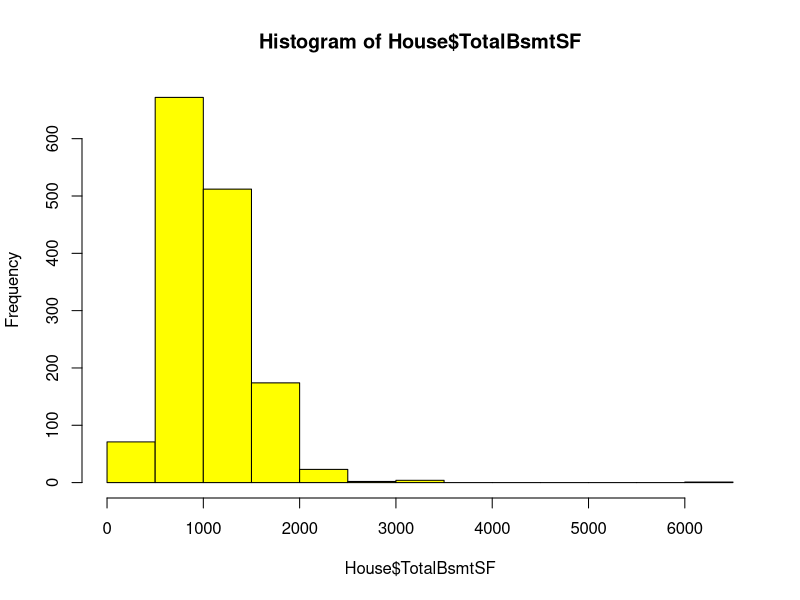
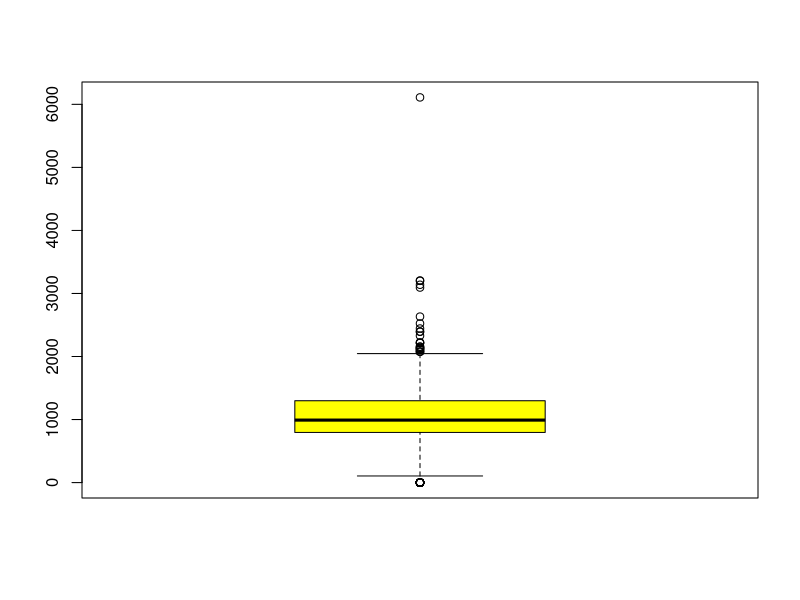
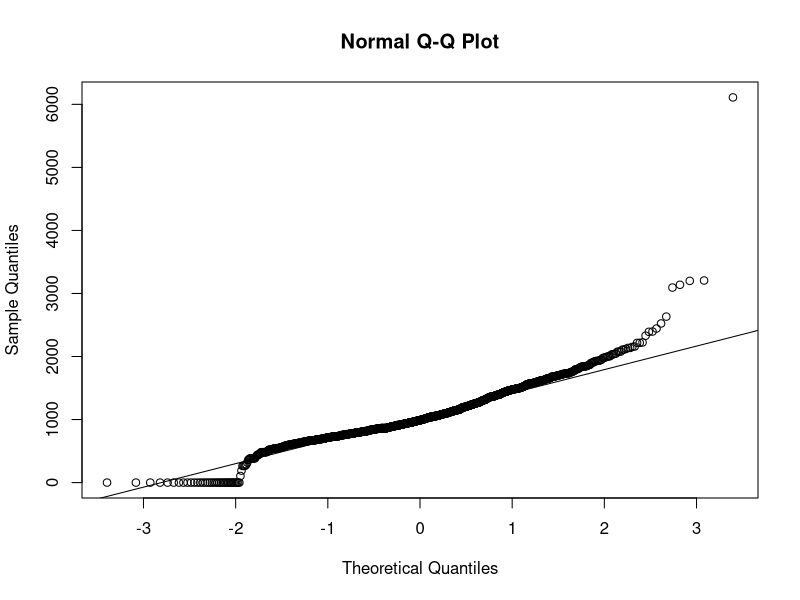
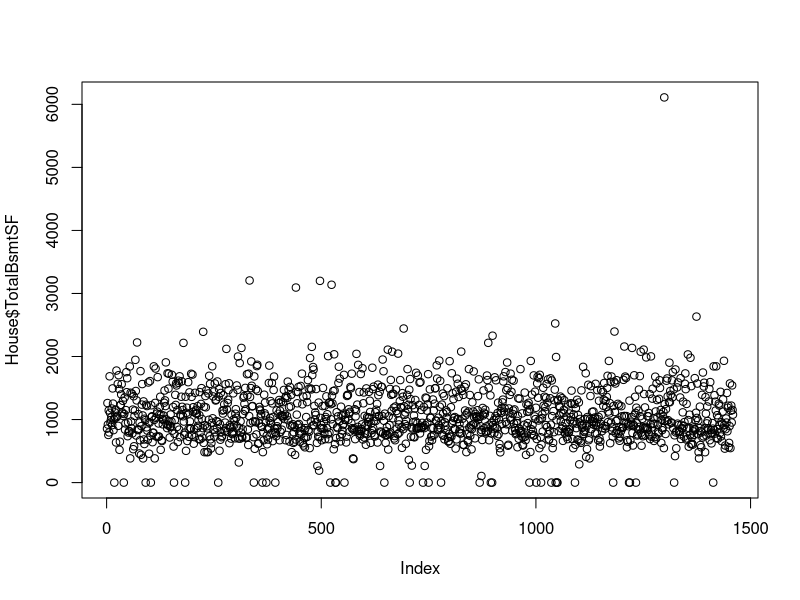
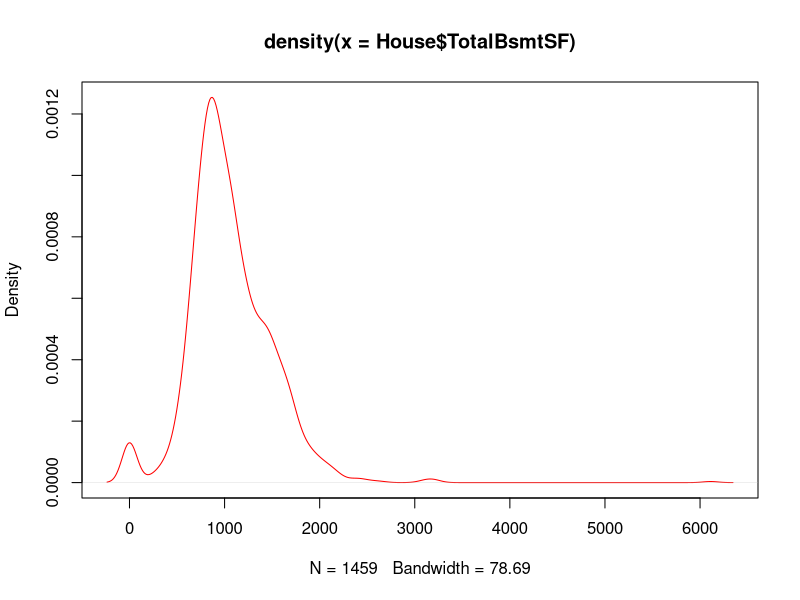
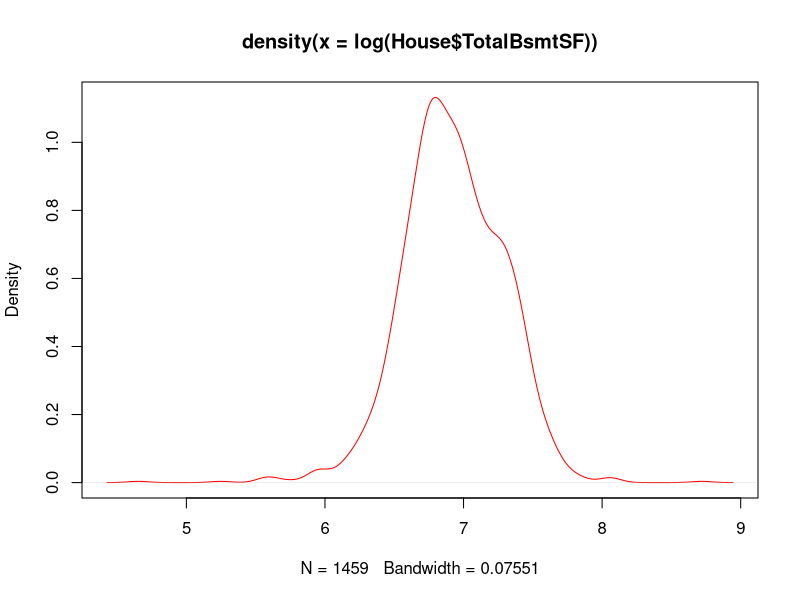
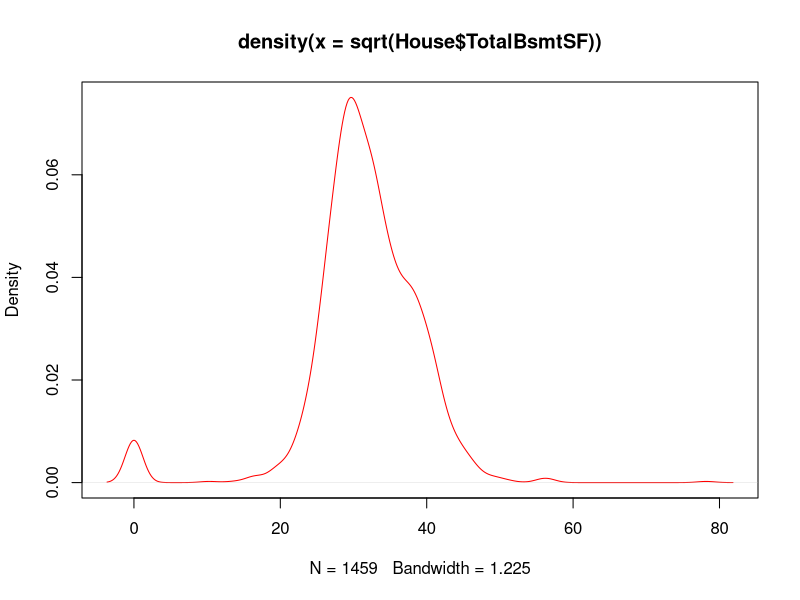
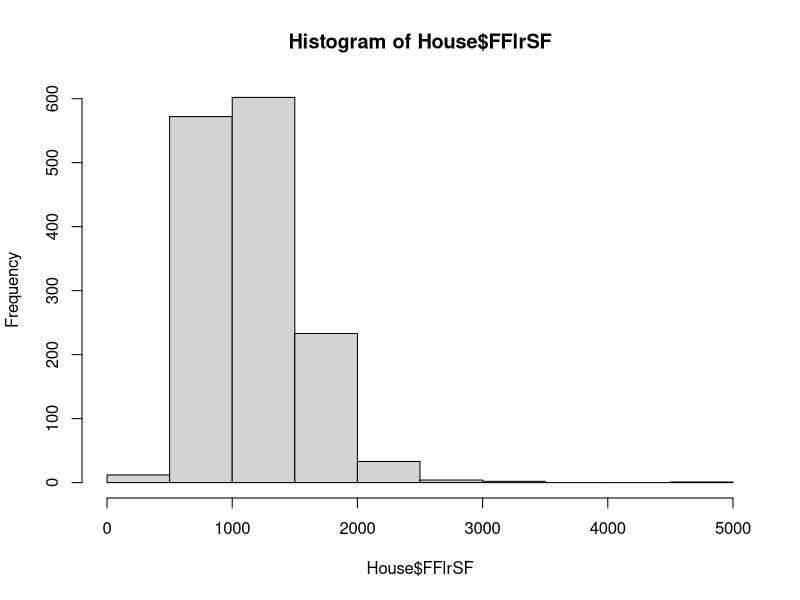

Generate these figures, in order, with R: (Note: this script raises an error after producing the figures.)
## ---- chunk 1
knitr::opts_chunk$set(echo = TRUE)
## ---- chunk 2
#Initial statistics variables exploration with histogram boxplot
House <- read.csv("train.csv")
Test <- read.csv("test.csv")

fitting <- lm(SalePrice ~ TotalBsmtSF+FFlrSF+SFlrSF+YearRemodAdd+YearBuilt+YrSold+WoodDeckSF+GarageArea+PoolArea, data = House)
summary(fitting)

head(House)
hist(House$TotalBsmtSF , col =c('yellow'))
boxplot(House$TotalBsmtSF , col =c('yellow'))
shapiro.test(House$TotalBsmtSF)
qqnorm(House$TotalBsmtSF)
qqline(House$TotalBsmtSF)


plot(House$TotalBsmtSF)
plot(density(House$TotalBsmtSF), col=c('red'))
plot(density(log(House$TotalBsmtSF)),col = c('red'))
plot(density(sqrt(House$TotalBsmtSF)), col= c('red'))

hist(House$FFlrSF)
hist(House$FFlrSF, col =c('green'))
boxplot(House$FFlrSF , col =c('green'))
shapiro.test(House$FFlrSF)
qqnorm(House$FFlrSF)
qqline(House$FFlrSF)

hist(House$SFlrSF)
hist(House$SFlrSF, col =c('blue'))
boxplot(House$SFlrSF, col =c('blue'))
shapiro.test(House$SFlrSF)
qqnorm(House$SFlrSF)
qqline(House$SFlrSF)

hist(House$SalePrice ,col =c('red'))
shapiro.test(House$SalePrice)
qqnorm(House$SalePrice)
qqline(House$SalePrice)

#Depicting the relation between neighborhoot and sale price
plot(House$Neighborhood,House$SalePrice,col= c('pink'))

#Depicting the relationship between finishes upgrade and sale price
plot(House$FullBath, House$SalePrice, col =c('blue'))
plot(House$CentralAir, House$SalePrice, col =c('red'))


lm_house =lm(SalePrice~YearRemodAdd, data=House)

plot(lm_house$fitted.values,lm_house$residuals, xlab="fitted values", ylab="residuals")
qqnorm(lm_house$residuals, ylab="residuals")

## ---- chunk 3
#Mean and deviations
mean.saleprice = mean(House$SalePrice)
sd.saleprice = mean(House$SalePrice)

mean.firstflr = mean(House$FFlrSF)
sd.firstflr = sd(House$FFlrSF)


mean.sflr = mean(House$SFlrSF)
sd.sflr = sd(House$SFlrSF)

mean.bsmtflr = mean(House$TotalBsmtSF)
sd.bsmtflr = sd(House$TotalBsmtSF)

mean.saleprice
sd.saleprice
mean.firstflr
sd.firstflr
mean.sflr
sd.sflr
mean.bsmtflr
sd.bsmtflr
## ---- chunk 4
#Using the t test function to  get confidence intervals with z score 
t.test(House$SalePrice)
t.test(House$TotalBsmtSF,ci =.99)
t.test(House$FFlrSF)
t.test(House$SFlrSF)
## ---- chunk 5
#Find the range of the variables using confidence intervals and z score
print("Sale price z score")
qnorm(.975)

n <- length(House$SalePrice)
n
std.error <- qnorm(.975)*sd.saleprice/sqrt(n)
std.error
lower.limit <- mean.saleprice-std.error
upper.limit <- mean.saleprice +std.error
lower.limit
upper.limit



print("first floor square foot")

qnorm(.975)

n <- length(House$FFlrSF)
n
std.error <- qnorm(.975)*sd.firstflr/sqrt(n)
std.error
lower.limit <- mean.firstflr-std.error
upper.limit <- mean.firstflr+std.error
lower.limit
upper.limit

print("second floor z score")
qnorm(.975)

n <- length(House$SFlrSF)
n
std.error <- qnorm(.975)*sd.sflr/sqrt(n)
std.error
lower.limit <- mean.sflr-std.error
upper.limit <- mean.sflr+std.error
lower.limit
upper.limit


print("basement square footage")

qnorm(.975)

n <- length(House$TotalBsmtSF)
n
std.error <- qnorm(.975)*sd.bsmtflr/sqrt(n)
std.error
lower.limit <- mean.bsmtflr-std.error
upper.limit <- mean.bsmtflr+std.error
lower.limit
upper.limit

## ---- chunk 6
#Finding the correlation coefficient
House = read.csv("train.csv")
cor(House$TotalBsmtSF, House$SalePrice, use ="complete")
cor(House$FFlrSF, House$SalePrice, use="complete")
cor(House$SFlrSF, House$SalePrice, use="complete")



cor((House$TotalBsmtSF+House$FFlrSF+House$SFlrSF), House$SalePrice , use="complete")
cor(House$Fireplaces, House$SalePrice, use= "complete")

dml <- loess( House$SalePrice~House$Fireplaces)
plot(House$Fireplaces, House$SalePrice)
lines(predict(dml), col='blue', lwd=2)
scatter.smooth(House$SalePrice,House$Fireplaces, family = "gaussian", col=c('red'))

dml <- loess( House$SalePrice~House$TotalBsmtSF+House$FFlrSF+House$SFlrSF)
plot(House$TotalBsmtSF+House$FFlrSF+House$SFlrSF, House$SalePrice)
lines(predict(dml), col='blue', lwd=2)
scatter.smooth(House$SalePrice,House$TotalBsmtSF+House$FFlrSF+House$SFlrSF, family = "gaussian", col=c('red'))



cor(House$GarageArea, House$SalePrice, use="complete")

dml <- loess( House$SalePrice~House$GarageArea)
plot(House$GarageArea, House$SalePrice)
lines(predict(dml), col='blue', lwd=2)
scatter.smooth(House$SalePrice,House$GarageArea, family = "gaussian", col=c('yellow'))







cor(House$YearBuilt, House$SalePrice, use="complete")

dml <- loess( House$SalePrice~House$YearBuilt)
plot(House$YearBuilt, House$SalePrice)
lines(predict(dml), col='blue', lwd=2)
scatter.smooth(House$SalePrice,House$YearBuilt, family = "gaussian", col=c('purple'))





cor(House$OverallQual, House$SalePrice, use="complete")


dml <- loess( House$SalePrice~House$OverallQual)
plot(House$OverallQual, House$SalePrice)
lines(predict(dml), col='blue', lwd=2)
scatter.smooth(House$SalePrice,House$OverallQual, family = "gaussian", col=c('green'))





cor(House$GrLivArea, House$SalePrice, use="complete")

cor(House$YearRemodAdd, House$SalePrice, use="complete")
#Finding the highest correlation between the variables, affecting the saleprice 
cor(House$TotalBsmtSF+House$FFlrSF+House$SFlrSF+House$YearRemodAdd+House$YearBuilt+House$YrSold+House$WoodDeckSF+House$GarageArea+House$PoolArea+House$Fireplaces, House$SalePrice , use="complete")

model1 = lm(House$SalePrice~House$TotalBsmtSF+House$FFlrSF+House$SFlrSF+House$YearRemodAdd+House$YearBuilt+House$YrSold+House$WoodDeckSF+House$GarageArea+House$PoolArea)
plot(model1)
summary(model1)


pairs(House$SalePrice~House$TotalBsmtSF+House$FFlrSF+House$SFlrSF+House$YearRemodAdd+House$YearBuilt+House$YrSold+House$WoodDeckSF+House$GarageArea+House$PoolArea , 
   main="Simple Scatterplot Matrix")
plot(  House$TotalBsmtSF,House$SalePrice)

abline(lm(House$SalePrice~House$TotalBsmtSF), col="red") # regression line (y~x) 
lines(lowess(House$SalePrice,House$TotalBsmtSF), col="blue") # lowess line (x,y)

model_sale <- lm(SalePrice~TotalBsmtSF+FFlrSF+SFlrSF, data=House)
unseen <- data.frame(TotalBsmtSF=2000,FFlrSF=1000, SFlrSF=500)
predict(model_sale, unseen)
#finding the fit
summary(model_sale)
## ---- chunk 7
#How Sale price fluctutates over year
qqplot(House$YearBuilt+House$YearRemodAdd, House$SalePrice)
qqplot(House$YrSold, House$SalePrice)
## ---- chunk 8
fit1 <- lm(House$SalePrice ~ House$TotalBsmtSF+House$FFlrSF+House$SFlrSF)
summary(fit1) # display results
confint(fit1) # 95% CI for the coefficients
exp(coef(fit1)) # exponentiated coefficients
exp(confint(fit1)) # 95% CI for exponentiated coefficients
predict(fit1, type="response") # predicted values
residuals(fit1, type="deviance") # r
## ---- chunk 9
House= read.csv("train.csv")
testing = read.csv("test.csv")
training =read.csv("train.csv")
fit <- glm(House$SalePrice ~ House$TotalBsmtSF+House$FFlrSF+House$SFlrSF, family=poisson())
prediction<- predict(fit,data= testing)
output <- cbind(testing, prediction)
output
summary(fit) 

## ---- chunk 10





## ---- chunk 11
#Predictive modeling to output the sale prices of homes in the test data set
#Knn method
#Install all packages when you run on your machine in case of errors
library(caret)
training =read.csv("train.csv")
testing = read.csv("test.csv")
trctrl <- trainControl(method = "repeatedcv", number = 10, repeats = 3)
set.seed(3333)
knn_fit <- train(SalePrice ~ TotalBsmtSF+FFlrSF+SFlrSF+YearRemodAdd+YearBuilt+YrSold+WoodDeckSF+GarageArea+PoolArea
, data = training, method = "knn", trControl=trctrl, preProcess = c("center", "scale"), tuneLength = 10)

 test_pred <- predict(knn_fit, newdata = testing)
 #test_pred
 #Printing the cost prediction on the test data file to a file named test_pred.txt
 
#write.table(test_pred,file="test_pred.txt", sep="\n",row.names= TRUE,col.names=NA)
write.table(test_pred, file="test_prediction.csv")
 plot(test_pred)
 
 
 testfile= read.csv("train.csv")
 mn= lm(SalePrice ~ TotalBsmtSF+FFlrSF+SFlrSF+YearRemodAdd+YearBuilt+YrSold+WoodDeckSF+GarageArea+PoolArea, data=testfile)
 summary(mn)
## ---- chunk 12
 
 library(party)
library(randomForest)
accuracy = lm(test_df$Predicted_Sale_Price~test_df$SalePrice)

fit_model <- randomForest(as.factor(SalePrice) ~ TotalBsmtSF+FFlrSF+SFlrSF+YearRemodAdd+YearBuilt+YrSold+WoodDeckSF+GarageArea+PoolArea,
                      data=training, 
                      importance=TRUE, 
                      ntree=2000)

Prediction <- predict(fit_model, testing)
 submit <- data.frame(Id = testing$Id, SalePrice = Prediction)
 write.csv(submit, file = "firstforestfinal.csv", row.names = FALSE)

 
 acc_RF =lm(test_df$RF_Pred_SP~test_df$SalePrice)
 summary(acc_RF)
 
 modacc = lm(RF_Pred_SP~TotalBsmtSF+FFlrSF+SFlrSF+YearRemodAdd+YearBuilt+YrSold+WoodDeckSF+GarageArea+PoolArea, data=testing)
 summary(modacc)
 

 
## ---- chunk 13

library(gridExtra)
library(scales)
library(corrplot)
library(dplyr)
library(ggplot2)

library(grid)

House = read.csv("train.csv")
House$MSSubClass <- as.factor(House$MSSubClass)
House$BsmtFullBath <- as.factor(House$BsmtFullBath)
House$BsmtHalfBath <- as.factor(House$BsmtHalfBath)
House$HalfBath <- as.factor(House$HalfBath)
House$FullBath <- as.factor(House$FullBath)
House$KitchenAbvGr <- as.factor(House$KitchenAbvGr)
House$MoSold <- as.factor(House$MoSold)
House$YrSold <- as.factor(House$YrSold)
House$Fireplaces <- as.factor(House$Fireplaces)
House$GarageCars <-as.factor(House$GarageCars)


ggplot(data=House, aes(x=SalePrice)) + 
    geom_histogram(color='black', alpha=0.7, fill='yellow') +
    scale_x_continuous(label=dollar) +
    labs(title='Distribution of Sale Price', y='')

# Mean sale price by Neighborhood
House%>% group_by(nbrhd=Neighborhood) %>%
    summarize(mean_price=mean(SalePrice)) %>%
    arrange(desc(mean_price)) %>%
    ggplot(aes(x=reorder(nbrhd, -mean_price), y=mean_price)) + 
    geom_bar(stat='identity', fill='green', alpha=0.6) +
    labs(title='Average Sale Price by Neighborhood', x='', y='') +
    scale_y_continuous(label=dollar) +
    theme(axis.text.x=element_text(angle=45, hjust=1))

ggplot(House, aes(x=Neighborhood, y=SalePrice)) +
    geom_jitter(color='red', width=0.7) +
    geom_violin(fill='purple', alpha=0.6) +
    ggtitle('Distribution of Sale Price by Neighborhood') +
    scale_y_continuous(label=dollar) + 
    theme(axis.text.x=element_text(angle=42, hjust=1))


ggplot(House, aes(x=SaleType, y=SalePrice)) +
    geom_jitter(color='orange') +
    geom_violin(fill='pink', alpha=0.6) +
    ggtitle('Distribution of Sale Price by Sale Type') +
    scale_y_continuous(label=dollar) + 
    theme(axis.text.x=element_text(angle=45, hjust=1))



ggplot(House, aes(x=as.factor(YearBuilt), y=SalePrice)) + 
    geom_boxplot()+
    ggtitle('Distribution of Sale Price by Year Built') +
    scale_y_continuous(label=dollar) +
    scale_x_discrete(breaks=seq(1872, 2010, 2)) +
    theme(axis.text.x=element_text(angle=45, hjust=1))



#Checking for price of home, how is the value affected with Airport being close
House$nearAP <- as.factor(House$Condition1 == 'APn' | 
                House$Condition1 == 'APne' |
                train$Condition2 == 'APn' |
                train$Condition2 == 'APNe')

House$adjRR <-  as.factor(House$Condition1 == 'APAn' | 
                House$Condition1 == 'APAe' |
                House$Condition2 == 'APAn' |
                House$Condition2 == 'APAe')

nearAP <- ggplot(House, aes(x=nearAP, y=SalePrice)) + 
    geom_jitter(color='darkgrey') + 
    geom_boxplot(color='steelblue', alpha=0.6) + 
    scale_y_continuous(label=dollar) +
    labs(title='House near Airport', x='')

adjAP <- ggplot(House, aes(x=adjRR, y=SalePrice)) + 
    geom_jitter(color='darkgrey') + 
    geom_boxplot(color='steelblue', alpha=0.6) +
    scale_y_continuous(label=dollar) +
    labs(title='House Adjacent to Airport', x='')

grid.arrange(nearAP, adjAP)


#How sales varied overtime considering recession in 2008

series <- House %>% 
    group_by(year=as.factor(YrSold), month=as.factor(MoSold)) %>% 
    summarize(mean=mean(SalePrice), volume=n()) %>%
    mutate(date=as.Date(paste("1", month, year, sep="/"), format="%d/%m/%Y"))


price_time <- ggplot(series, aes(x=date, y=mean)) +
    geom_line(color='blue', size=1) +
    scale_y_continuous(label=dollar) +
    ylab('') +
    xlab('') +
    ggtitle('Mean Sale Price')

vol_time <- ggplot(series, aes(x=date, y=volume,col='yellow')) + 
    geom_bar(stat='identity', col='yellow') +
    xlab('')+
    ggtitle('Sales Volume')

grid.newpage()
grid.draw(rbind(ggplotGrob(price_time), ggplotGrob(vol_time), size = "last"))



## ---- chunk 14

House <- read.csv("train.csv")

model1 <- lm(log(SalePrice) ~log(FFlrSF+SFlrSF+TotalBsmtSF), data=House)
House[which(House$TotalBsmtSF==0 & House$FFlrSF==0 &House$SFlrSF==0),]
House <- House[which(House$TotalBsmtSF>0 & House$FFlrSF>0 & House$SFlrSF>0 & House$LotArea >0 ),]
model1 <- lm(log(SalePrice)~log(FFlrSF+SFlrSF+TotalBsmtSF), data=House)
summary(model1)


plot(log(House$FFlrSF+House$SFlrSF+House$TotalBsmtSF), log(House$SalePrice))
abline(model1, col="red", lwd=2)
plot(resid(model1))


model2 <- lm(log(SalePrice)~0+log(FFlrSF+SFlrSF+TotalBsmtSF)+log(LotArea) +factor(Neighborhood), data=House)
summary(model2)

plot(0+log(House$FFlrSF+House$SFlrSF+House$TotalBsmtSF)+log(House$LotArea) ~log(House$SalePrice))
abline(model2, col="red", lwd=2)
plot(resid(model2))

## ---- chunk 15
library(gdata)
#library(geoplot)
library(class)

ht <- read.csv("train.csv",stringsAsFactors=FALSE)
head(ht)
summary(ht)
names(ht) <- tolower(names(ht))
ht$saleprice.n <- as.numeric(gsub("[^[:digit:]]", "", ht$saleprice))
sum(is.na(ht$saleprice.n))
sum(ht$saleprice.n==0)


names(ht) <- tolower(names(ht))
ht$totalbsmtsf.n <- as.numeric(gsub("[^[digit:]]","", ht$totalbsmts))
ht$fflrsf.n <- as.numeric(gsub("[^[digit:]]","",ht$fflrsf))
ht$sflrsf.n <- as.numeric(gsub("[^[digit:]]","",ht$sflrsf))
ht$lotarea.n <- as.numeric(gsub("[^[digit:]]","",ht$lotarea))

ht$yrsold.n <-as.numeric(as.character(ht$yrsold)) 
ht$yearbuilt.n <-as.numeric(as.character(ht$yearbuilt))
ht$yearremodadd.n <- as.numeric(as.character(ht$yearremodadd))

## ---- chunk 16
test = read.csv("test.csv")
fitting1 <- lm(SalePrice ~ TotalBsmtSF+FFlrSF+SFlrSF+YearRemodAdd+YearBuilt+YrSold+WoodDeckSF+GarageArea+PoolArea, data = test)
summary(fitting1)
## ---- chunk 17
